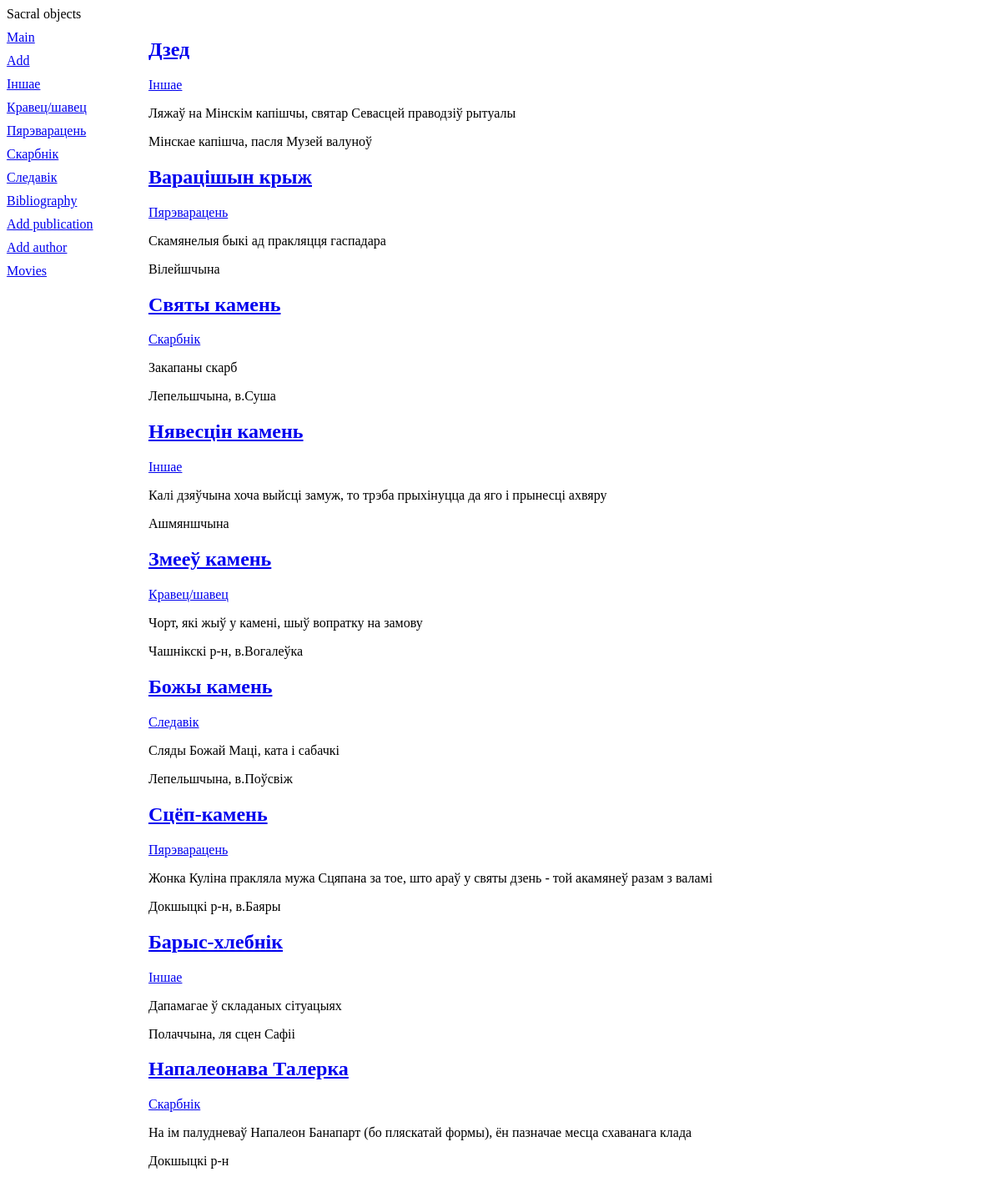
The page /volumbf/ on the database its author committed.
### volumbf/models.py (models this page shows, shortened)
class Typ(models.Model):
    name = models.CharField(max_length=20, db_index=True, verbose_name='Назва тыпу')
    class Meta:
        verbose_name_plural = 'Тыпы'
        verbose_name = 'Тып'
        ordering = ['name']

class Stones(models.Model):
    title = models.CharField(max_length=30, verbose_name='Назва')
    place = models.TextField(verbose_name='Месцазнаходжанне')
    legend = models.TextField(null=True, blank=True, verbose_name='Легенда')
    typ = models.ForeignKey('Typ', null=True, on_delete=models.PROTECT, verbose_name='Тып')
    class Meta:
        verbose_name_plural = 'Камяні'
        verbose_name = 'Камень'
        order_with_respect_to = 'typ'
        unique_together = ('title', 'place')

### volumbf/views.py (the view)
# urls.py: path('', index, name="index"),
def index(request):
    stst = Stones.objects.all
    typs = Typ.objects.all()
    context = {'stst': stst, 'typs': typs}
    return render(request, 'volumbf/index.html', context)

### volumbf/templates/volumbf/index.html
{% extends "layout/basic.html" %}
{% block content %}
{% for stones in stst %}
<div class="b">
	<h2><a href="{% url 'stone_detail' stones.pk %}">{{ stones.title }}</a></h2>
	<p><a href="/volumbf/{{ stones.typ.pk }}/">{{ stones.typ.name }}</a></p>
	<p>{{ stones.legend }} </p>
	<p>{{ stones.place }}</p>
</div>
{% endfor %}
{% endblock %}

### volumbf/templates/layout/basic.html (shortened to what this page needs)
{% load static %}
<!DOCTYPE html>
<html>
	<head>
		<link rel="stylesheet" type="text/css"
		href="{% static 'volumbf/style.css' %}">
	</head>
	<body>
		<header>
			<hl>Sacral objects</hl>
		</header>
		<nav>
			<a href="{% url 'index' %}">Main</a>
			<a href="{% url 'add' %}">Add</a>
			{% for typ in typs %}
			<a href="{% url 'by_typ' typ.pk %}">{{ typ.name }}</a>
			{% endfor %}
			<a href="{% url 'bibliography' %}">Bibliography</a>
			<a href="{% url 'addPublication' %}">Add publication</a>
			<a href="{% url 'addAuthor' %}">Add author</a>
			<a href="/movies/">Movies</a>
		</nav>
		<section>
		{% block content %}
		{% endblock %}
		</section>
	</body>
</html>

### volumbf/static/volumbf/style.css (style rules this page uses)
nav { front-size: 16pt; width: 150px; float: left; }
nav a { display: block; margin: 10px 0px; }
section { margin-left: 170px; }

### rows shown on the page
Typ: name "Іншае"
Typ: name "Кравец/шавец"
Typ: name "Пярэварацень"
Typ: name "Скарбнік"
Typ: name "Следавік"
Stones: title "Дзед", typ.name "Іншае", legend "Ляжаў на Мінскім капішчы, святар Севасцей праводзіў рытуалы", place "Мінскае капішча, пасля Музей валуноў"
Stones: title "Варацішын крыж", typ.name "Пярэварацень", legend "Скамянелыя быкі ад пракляцця гаспадара", place "Вілейшчына"
Stones: title "Святы камень", typ.name "Скарбнік", legend "Закапаны скарб", place "Лепельшчына, в.Суша"
Stones: title "Нявесцін камень", typ.name "Іншае", legend "Калі дзяўчына хоча выйсці замуж, то трэба прыхінуцца да яго і прынесці ахвяру", place "Ашмяншчына"
Stones: title "Змееў камень", typ.name "Кравец/шавец", legend "Чорт, які жыў у камені, шыў вопратку на замову", place "Чашнікскі р-н, в.Вогалеўка"
Stones: title "Божы камень", typ.name "Следавік", legend "Сляды Божай Маці, ката і сабачкі", place "Лепельшчына, в.Поўсвіж"
Stones: title "Сцёп-камень", typ.name "Пярэварацень", legend "Жонка Куліна пракляла мужа Сцяпана за тое, што араў у святы дзень - той акамянеў разам з валамі", place "Докшыцкі р-н, в.Баяры"
Stones: title "Барыс-хлебнік", typ.name "Іншае", legend "Дапамагае ў складаных сітуацыях", place "Полаччына, ля сцен Сафіі"
Stones: title "Напалеонава Талерка", typ.name "Скарбнік", legend "На ім палудневаў Напалеон Банапарт (бо пляскатай формы), ён пазначае месца схаванага клада", place "Докшыцкі р-н"
